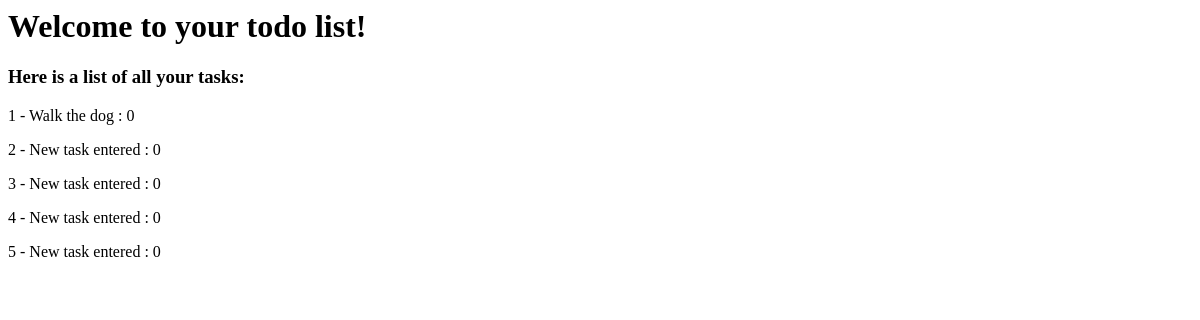
Page /read on the earlier database version.
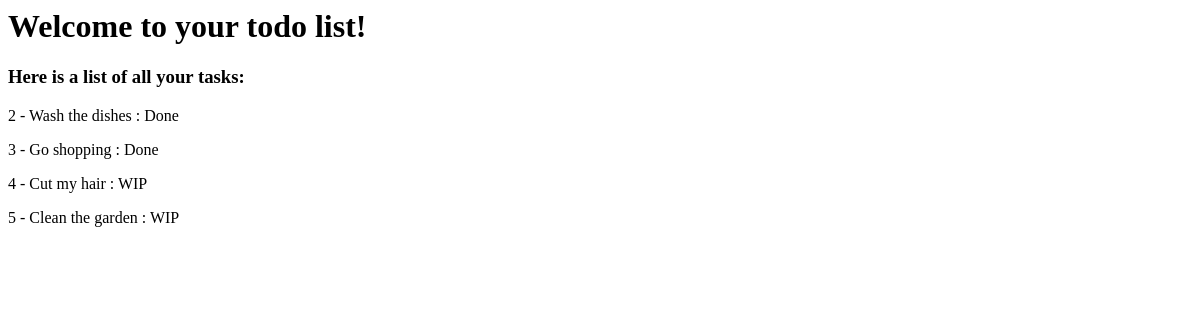
Same page on the later database version.
### application/models.py (models this page shows)
class Task (db.Model):
    id_task = db.Column(db.Integer, primary_key=True)
    name_task = db.Column(db.String(300), nullable=False)
    status_task = db.Column(db.String(20), default=False)

### application/routes.py (the view)
@app.route('/read')
def read():
    all_tasks = Task.query.all()
    return render_template('read.html', tasks=all_tasks)

### application/templates/read.html
{% extends "layout.html" %}
 {% block body %}
 <h3>Here is a list of all your tasks:</h3>
   {% for task in tasks %}
   <p>{{ task.id_task }} - {{ task.name_task }} : {{ task.status_task }}</p>
   {% endfor %}
 {% endblock body %}

### application/templates/layout.html
<html>
 <body>
     <h1>Welcome to your todo list!</h1>
     {% block body %}
     {% endblock body%}
 </body>
</html>

Differences in the rows shown:
removed Task: id_task "1", name_task "Walk the dog", status_task "0"
changed Task id 2: name_task "New task entered" → "Wash the dishes"; status_task "0" → "Done"
changed Task id 3: name_task "New task entered" → "Go shopping"; status_task "0" → "Done"
changed Task id 4: name_task "New task entered" → "Cut my hair"; status_task "0" → "WIP"
changed Task id 5: name_task "New task entered" → "Clean the garden"; status_task "0" → "WIP"
